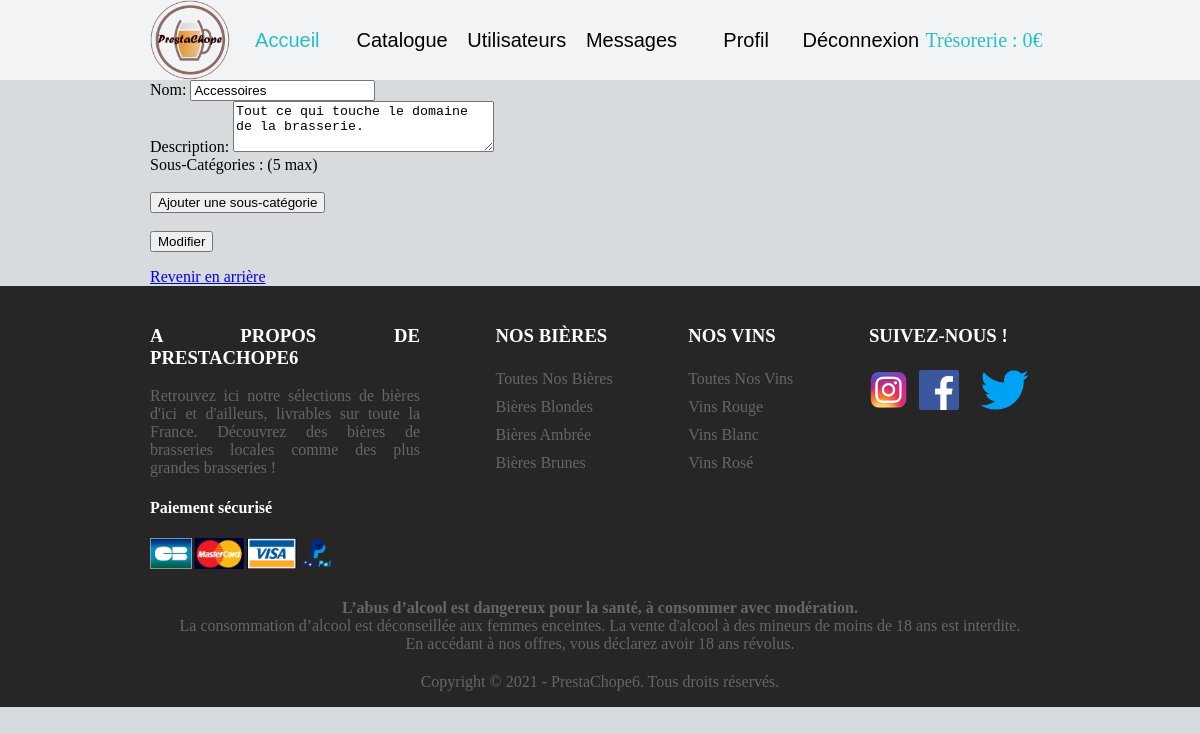
/PrestaChope/index.php?page=modifCatégorie&caté=5 (signed in), run on an earlier commit of the app's database.
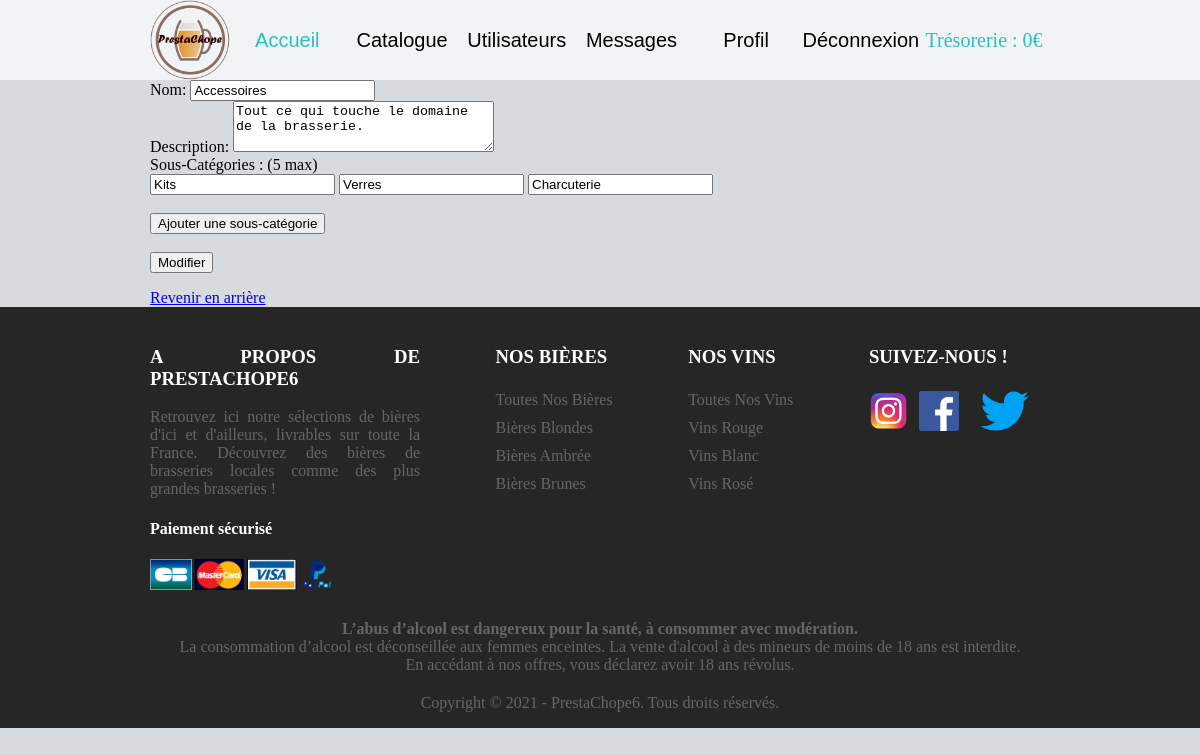
And on a later commit of the database.
### tables this page shows
CREATE TABLE souscategories(
        Id            Int  Auto_increment  NOT NULL ,
        nom           Varchar (50) NOT NULL ,
        Id_Categories Int NOT NULL
	,CONSTRAINT souscategories_PK PRIMARY KEY (Id)
	,CONSTRAINT souscategories_categories_FK FOREIGN KEY (Id_Categories) REFERENCES categories(Id)
);

### PrestaChope/pages/catégories/ControllerCatégories.php (called while the page is built, shortened)
<?php
require_once('DAO/CatégoriesDAO.php');
class ControllerCatégories {
    function includeViewModifCatégorie(){
        require_once('ModifCatégorie.php');
    }
}

### PrestaChope/index.php (called while the page is built, shortened)
<?php
require_once('header.php');
$page = "accueil";
if (!empty($_GET['page'])) {
    $page = $_GET['page'];
}
SuperController::callPage($page);
require_once('footer.php');
?>

### PrestaChope/DAO/CatégoriesDAO.php (called while the page is built, shortened)
<?php
require_once('DTO/CatégoriesDTO.php');
require_once('DTO/SousCatégoriesDTO.php');
Class CatégoriesDAO {
    static function SearchSousCatégories($id) {
        $bdd = DataBaseLinker::getConnexion();
        $reponse = $bdd->prepare('Select * from souscategories where Id_Categories = ?');
        $reponse->execute(array($id));
        $scat = $reponse->fetchAll();
        if ($scat) {
            $tab = [];
            foreach ($scat as $sous_caté) {
                $souscat = new SousCatégoriesDTO();
                $souscat->setId($sous_caté['Id']);
                $souscat->setNom($sous_caté['nom']);
                $tab[] = $souscat;
            }
            return $tab;
        }
        else {
            return null;
        }
    }
    static function SearchCatégoriesByIdAndSousCatégories($id) {
        $bdd = DataBaseLinker::getConnexion();
        $state = $bdd->prepare('SELECT * from categories where Id= ?');
        $state->execute(array($id));
        $catégorie = $state->fetchAll();
        $cate = new CatégoriesDTO();
        foreach ($catégorie as $cat) {
            $cate->setId($cat['Id']);
            $cate->setNom($cat['nom']);
            $cate->setDescription($cat['description']);
            $scaté = self::SearchSousCatégories($cat['Id']);
            $cate->setSouscatégories($scaté);
        }
        return $cate;
    }
}

### PrestaChope/DTO/CatégoriesDTO.php (called while the page is built, shortened)
<?php
Class CatégoriesDTO {
    private $nom;
    private $description;
    private $souscatégories = [];
    function getNom() {
        return $this->nom;
    }
    function getDescription() {
        return $this->description;
    }
    function getSouscatégories() {
        return $this->souscatégories;
    }
    function setNom($nom): void {
        $this->nom = $nom;
    }
    function setDescription($description): void {
        $this->description = $description;
    }
    function setSouscatégories($souscatégories): void {
        $this->souscatégories = $souscatégories;
    }
}

### PrestaChope/DTO/SousCatégoriesDTO.php (called while the page is built, shortened)
<?php
Class SousCatégoriesDTO{
    private $nom;
    function getNom() {
        return $this->nom;
    }
    function setNom($nom): void {
        $this->nom = $nom;
    }
}

### PrestaChope/pages/catégories/ModifCatégorie.php (the view, shortened to what this page needs)
<html>
    <head>
        <link rel="stylesheet" href="assets/css/modifcate.css"/>
    </head>
    <body>
        <main>
            <?php
            $caté = CatégoriesDAO::SearchCatégoriesByIdAndSousCatégories($_GET['caté']);
            ?>
            <form action="index.php?page=modifCatégorie" id="modifForm" method="post">
                <label for="#nom">Nom: </label>
                <input id="nom" type="text" name="nom" value="<?php echo $caté->getNom(); ?>"><br>
                <label for="#description">Description: </label>
                <textarea id="description" name="description" rows="3" cols="30"><?php echo $caté->getDescription(); ?></textarea><br>
                Sous-Catégories : (5 max) <br>
                <div id="sousCaté">
                    <?php
                    if ($caté->getSouscatégories() != null) {
                        foreach ($caté->getSouscatégories() as $souscaté) {
                            ?>
                            <input type="text" name="sousCaté[]" value="<?php echo $souscaté->getNom(); ?>" >
                            <?php
                        }
                    }
                    ?>
                </div>
                <br>
                <input id="btnAdd" type="button" value="Ajouter une sous-catégorie" >
                <br><br>
                <input type="submit" value="Modifier">
            </form>
            <a href="index.php?page=catégories">Revenir en arrière</a>
        </main>
    </body>
</html>

What changed in the data, as far as the page shows it:
added souscategories: nom "Kits"
added souscategories: nom "Verres"
added souscategories: nom "Charcuterie"
